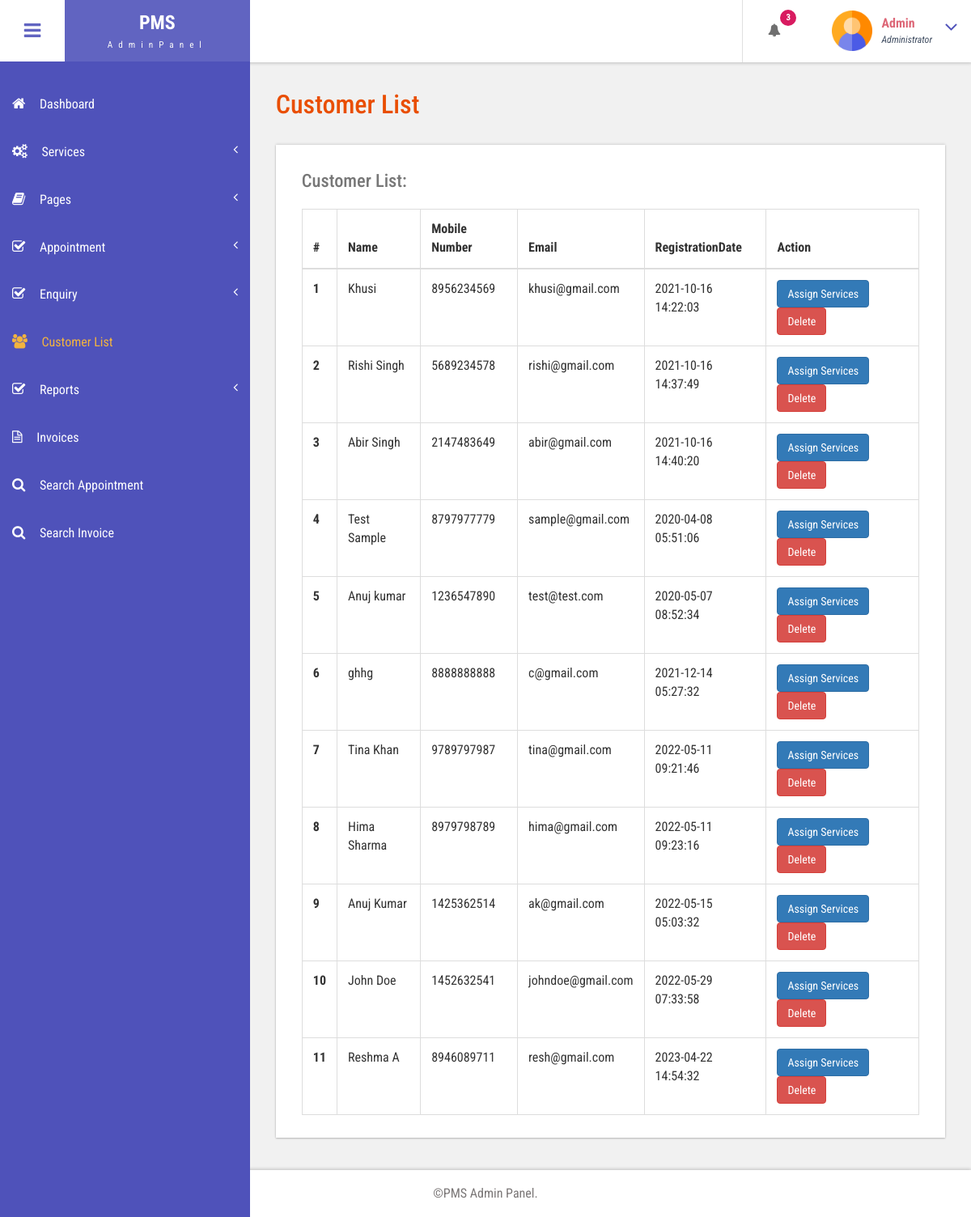
The page /bpms/admin/customer-list.php (signed in) on the database its author committed.
### tables this page shows
CREATE TABLE `tbluser` (
  `ID` int(10) NOT NULL,
  `FirstName` varchar(120) DEFAULT NULL,
  `LastName` varchar(250) DEFAULT NULL,
  `MobileNumber` bigint(10) DEFAULT NULL,
  `Email` varchar(120) DEFAULT NULL,
  `Password` varchar(120) DEFAULT NULL,
  `RegDate` timestamp NULL DEFAULT current_timestamp()
);

### bpms/admin/customer-list.php (the view, shortened to what this page needs)
<?php
include('includes/dbconnection.php');
if (strlen($_SESSION['bpmsaid']==0)) {
  header('location:logout.php');
  } else{
  ?>
<!DOCTYPE HTML>
<html>
<head>
<link href="css/bootstrap.css" rel='stylesheet' type='text/css' />
<link href="css/style.css" rel='stylesheet' type='text/css' />
<link href="css/font-awesome.css" rel="stylesheet">
<link href="css/animate.css" rel="stylesheet" type="text/css" media="all">
<link href="css/custom.css" rel="stylesheet">
</head>
<body class="cbp-spmenu-push">
	<div class="main-content">
		 <?php include_once('includes/sidebar.php');?>
		 <?php include_once('includes/header.php');?>
		<div id="page-wrapper">
			<div class="main-page">
				<div class="tables">
					<h3 class="title1">Customer List</h3>
					<div class="table-responsive bs-example widget-shadow">
						<h4>Customer List:</h4>
						<table class="table table-bordered"> <thead> <tr> <th>#</th> <th>Name</th> <th>Mobile Number</th><th>Email</th> <th>RegistrationDate</th><th>Action</th> </tr> </thead> <tbody>
<?php
$ret=mysqli_query($con,"select *from  tbluser");
$cnt=1;
while ($row=mysqli_fetch_array($ret)) {
?>
						 <tr> <th scope="row"><?php echo $cnt;?></th> <td><?php  echo $row['FirstName'];?> <?php  echo $row['LastName'];?></td> <td><?php  echo $row['MobileNumber'];?></td><td><?php  echo $row['Email'];?></td><td><?php  echo $row['RegDate'];?></td>
						 	<td> <a href="add-customer-services.php?addid=<?php echo $row['ID'];?>" class="btn btn-primary">Assign Services</a>
<a href="customer-list.php?delid=<?php echo $row['ID'];?>" class="btn btn-danger" onClick="return confirm('Are you sure you want to delete?')">Delete</a>
						 		</td> </tr>   <?php
$cnt=$cnt+1;
}?></tbody> </table>
					</div>
				</div>
			</div>
		</div>
		 <?php include_once('includes/footer.php');?>
	</div>
</body>
</html>
<?php }  ?>

### bpms/admin/includes/header.php (shortened to what this page needs)
<div class="sticky-header header-section ">
      <div class="header-left">
        <button id="showLeftPush"><i class="fa fa-bars"></i></button>
        <div class="logo">
          <a href="index.html">
            <h1>PMS</h1>
            <span>AdminPanel</span>
          </a>
        </div>
      </div>
      <div class="header-right">
        <div class="profile_details_left">
          <ul class="nofitications-dropdown">
            <?php
$ret1=mysqli_query($con,"select tbluser.FirstName,tbluser.LastName,tblbook.ID as bid,tblbook.AptNumber from tblbook join tbluser on tbluser.ID=tblbook.UserID where tblbook.Status is null");
$num=mysqli_num_rows($ret1);
?>
            <li class="dropdown head-dpdn">
              <a href="#" class="dropdown-toggle" data-toggle="dropdown" aria-expanded="false"><i class="fa fa-bell"></i><span class="badge blue"><?php echo $num;?></span></a>
            </li>
          </ul>
          <div class="clearfix"> </div>
        </div>
        <div class="profile_details">
        <?php
$adid=$_SESSION['bpmsaid'];
$ret=mysqli_query($con,"select AdminName from tbladmin where ID='$adid'");
$row=mysqli_fetch_array($ret);
$name=$row['AdminName'];
?>
          <ul>
            <li class="dropdown profile_details_drop">
              <a href="#" class="dropdown-toggle" data-toggle="dropdown" aria-expanded="false">
                <div class="profile_img">
                  <span class="prfil-img"><img src="images/admin.png" alt="" width="50" height="50"> </span>
                  <div class="user-name">
                    <p><?php echo $name; ?></p>
                    <span>Administrator</span>
                  </div>
                  <i class="fa fa-angle-down lnr"></i>
                  <div class="clearfix"></div>
                </div>
              </a>
            </li>
          </ul>
        </div>
      </div>
      <div class="clearfix"> </div>
    </div>

### bpms/admin/css/style.css (style rules this page uses)
h4, h5, h6, h1, h2, h3 { margin: 0; }
ul, ol { margin: 0; }
p { margin: 0; }
html, body { font-family: 'Roboto Condensed', sans-serif; font-size: 100%; overflow-x: hidden; background: #fff; }
body a { transition: 0.5s all ease; -webkit-transition: 0.5s all ease; -moz-transition: 0.5s all ease; -o-transition: 0.5s all ease; -ms-transition: 0.5s all ease; text-decoration:none; }
h1,h2,h3,h4,h5,h6 { margin:0; }
p { margin:0; }
ul,label { margin:0; padding:0; }
.main-content { position: relative; }
.sticky-header { position: fixed; top: 0; left:0px; width: 100%; z-index: 100; }
.header-section { background:#FFF; box-shadow: 1px 1px 4px rgba(0, 0, 0, 0.21); -webkit-box-shadow: 1px 1px 4px rgba(0, 0, 0, 0.21); -moz-box-shadow: 1px 1px 4px rgba(0, 0, 0, 0.21); -o-box-shadow: 1px 1px 4px rgba(0, 0, 0, 0.21); }
.header-section::after { clear: both; display: block; content: ''; }
.header-left { float: left; width: 45%; }
.header-right { float: right; }
button#showLeftPush { font-size: 1.5em; width: 80px; padding: 0.87em 0; text-align: center; cursor: pointer; float: left; color: #6F6F6F; -moz-transition: all 0.2s ease-out 0s; -webkit-transition: all 0.2s ease-out 0s; transition: all 0.2s ease-out 0s; border: none; background-color: #fff; outline:none; }
.cbp-spmenu-push { overflow-x: hidden; position: relative; }
.cbp-spmenu, .cbp-spmenu-push { -webkit-transition: all 0.3s ease; -moz-transition: all 0.3s ease; transition: all 0.3s ease; }
.cbp-spmenu-push div#page-wrapper { margin: 0 0 0 19.3em; transition:.5s all; -webkit-transition:.5s all; -moz-transition:.5s all; }
.fa { display: inline-block; font-family: FontAwesome; font-style: normal; font-weight: normal; line-height: 1; -webkit-font-smoothing: antialiased; -moz-osx-font-smoothing: grayscale; }
.logo { background: #6164C1; text-align: center; float: left; }
.logo a { padding: 0.9em 3.3em .7em; display: block; text-decoration: none; }
.logo a h1 { color: #fff; font-size: 1.5em; line-height: 1.2em; font-weight: 700; }
.logo a span { color: #F8F8F8; font-size: .7em; text-align: center; letter-spacing: 7px; }
.profile_details_left { float: left; }
li.dropdown.head-dpdn { display: inline-block; padding: 1.7em 0; border-left: 1px solid #E0E0E0; float: left; }
li.dropdown.head-dpdn a.dropdown-toggle { padding: 1.7em 2em; }
i.fa.fa-bell { color:#6F6F6F; }
.header-right span.badge { font-size: 11px; font-weight: bold; color: #FFF; background: #8BC34A; line-height: 15px; width: 20px; height: 20px; border-radius: 2em; -webkit-border-radius: 2em; -moz-border-radius: 2em; -o-border-radius: 2em; text-align: center; display: inline-block; position: absolute; top: 16%; padding: 2px 0 0; }
.header-right span.blue { background-color:#D81B60; }
.profile_details { float: right; }
.profile_details_drop a.dropdown-toggle { display:block; padding: 0.8em 3em 0 2em; }
.profile_img span.prfil-img { float:left; }
.user-name { float:left; margin-top:8px; margin-left:11px; height:35px; }
.profile_details ul li { list-style-type:none; position:relative; }
.profile_details li a i.fa.lnr { position: absolute; top: 34%; right: 8%; color: #4F52BA; font-size: 1.6em; }
.user-name p { font-size:1em; color:#DD6777; line-height:1em; font-weight:700; }
.user-name span { font-size: .75em; font-style: italic; color: #424f63; font-weight: normal; margin-top: .3em; }
.widget-shadow { background-color: #fff; box-shadow: 0 -1px 3px rgba(0,0,0,.12),0 1px 2px rgba(0,0,0,.24); -webkit-box-shadow: 0 -1px 3px rgba(0,0,0,.12),0 1px 2px rgba(0,0,0,.24); -moz-box-shadow: 0 -1px 3px rgba(0,0,0,.12),0 1px 2px rgba(0,0,0,.24); }
h3.title1 { font-size: 2em; color: #e94e02; margin-bottom: 0.8em; }
.table > thead > tr > th, .table > tbody > tr > th, .table > tfoot > tr > th, .table > thead > tr > td, .table > tbody > tr > td, .table > tfoot > tr > td { border-top: none; }
.tables h4 { font-size: 1.4em; margin-bottom: 1em; color: #777777; }
.tables .panel-body ,.tables .bs-example { padding: 2em 2em 0.5em; }
.tables .table > thead > tr > th, .tables .table > tbody > tr > th, .tables .table > tfoot > tr > th, .tables .table > thead > tr > td, .tables .table > tbody > tr > td, .tables .table > tfoot > tr > td { padding: 13px; border-top: 1px solid #E0E0E0; }
.bs-example { margin-top: 2em; }

### bpms/admin/css/custom.css (style rules this page uses)
#page-wrapper { padding:7em 2em 2.5em; background-color: #F1F1F1; }

### rows shown on the page
tbluser: FirstName "Khusi", MobileNumber "8956234569", Email "khusi@gmail.com", RegDate "2021-10-16 14:22:03"
tbluser: FirstName "Rishi Singh", MobileNumber "5689234578", Email "rishi@gmail.com", RegDate "2021-10-16 14:37:49"
tbluser: FirstName "Abir Singh", MobileNumber "2147483649", Email "abir@gmail.com", RegDate "2021-10-16 14:40:20"
tbluser: FirstName "Test Sample", MobileNumber "8797977779", Email "sample@gmail.com", RegDate "2020-04-08 05:51:06"
tbluser: FirstName "Anuj kumar", MobileNumber "1236547890", Email "test@test.com", RegDate "2020-05-07 08:52:34"
tbluser: FirstName "ghhg", MobileNumber "8888888888", Email "c@gmail.com", RegDate "2021-12-14 05:27:32"
tbluser: FirstName "Tina", LastName "Khan", MobileNumber "9789797987", Email "tina@gmail.com", RegDate "2022-05-11 09:21:46"
tbluser: FirstName "Hima", LastName "Sharma", MobileNumber "8979798789", Email "hima@gmail.com", RegDate "2022-05-11 09:23:16"
tbluser: FirstName "Anuj", LastName "Kumar", MobileNumber "1425362514", Email "ak@gmail.com", RegDate "2022-05-15 05:03:32"
tbluser: FirstName "John", LastName "Doe", MobileNumber "1452632541", Email "johndoe@gmail.com", RegDate "2022-05-29 07:33:58"
tbluser: FirstName "Reshma", LastName "A", MobileNumber "8946089711", Email "resh@gmail.com", RegDate "2023-04-22 14:54:32"

### other values the page prints
$num "3"
$name "Admin"
